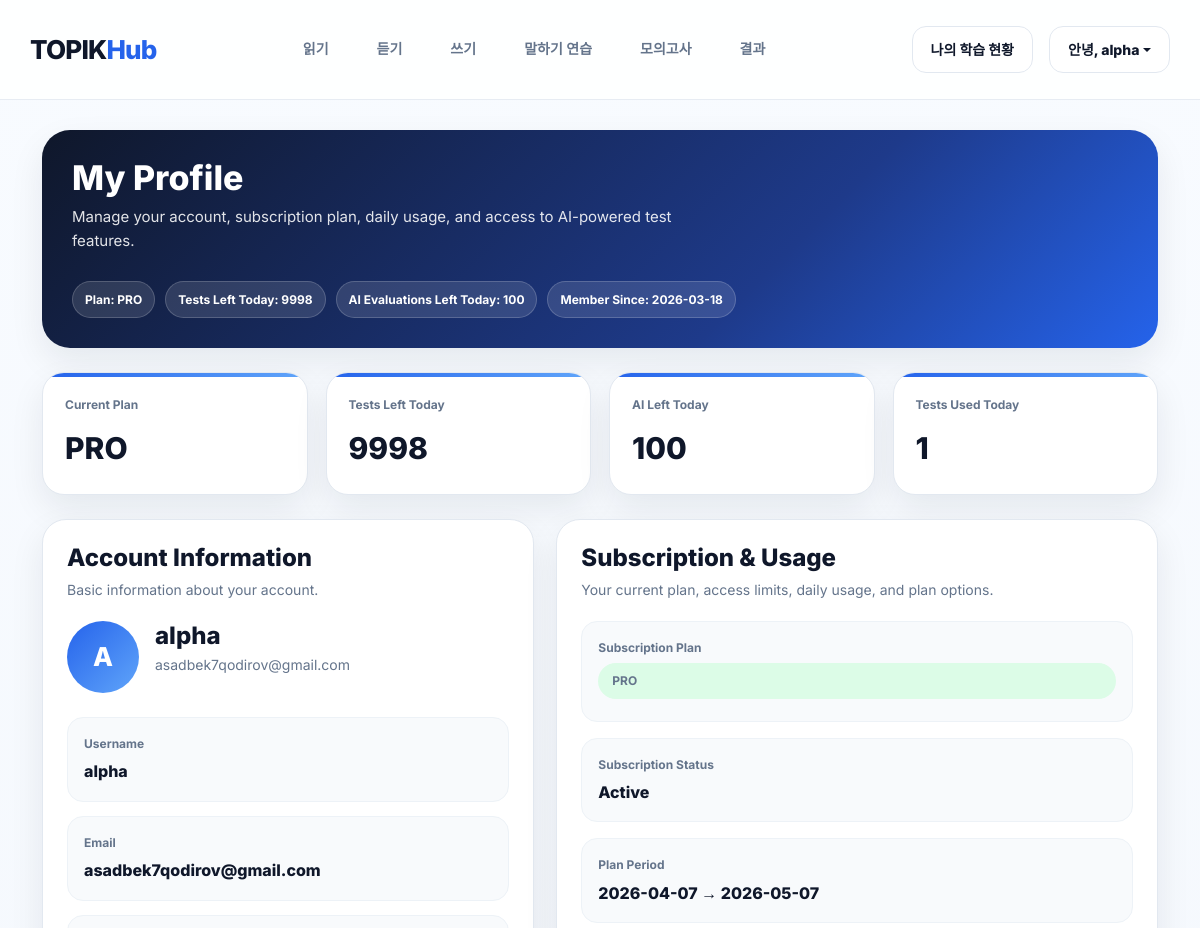
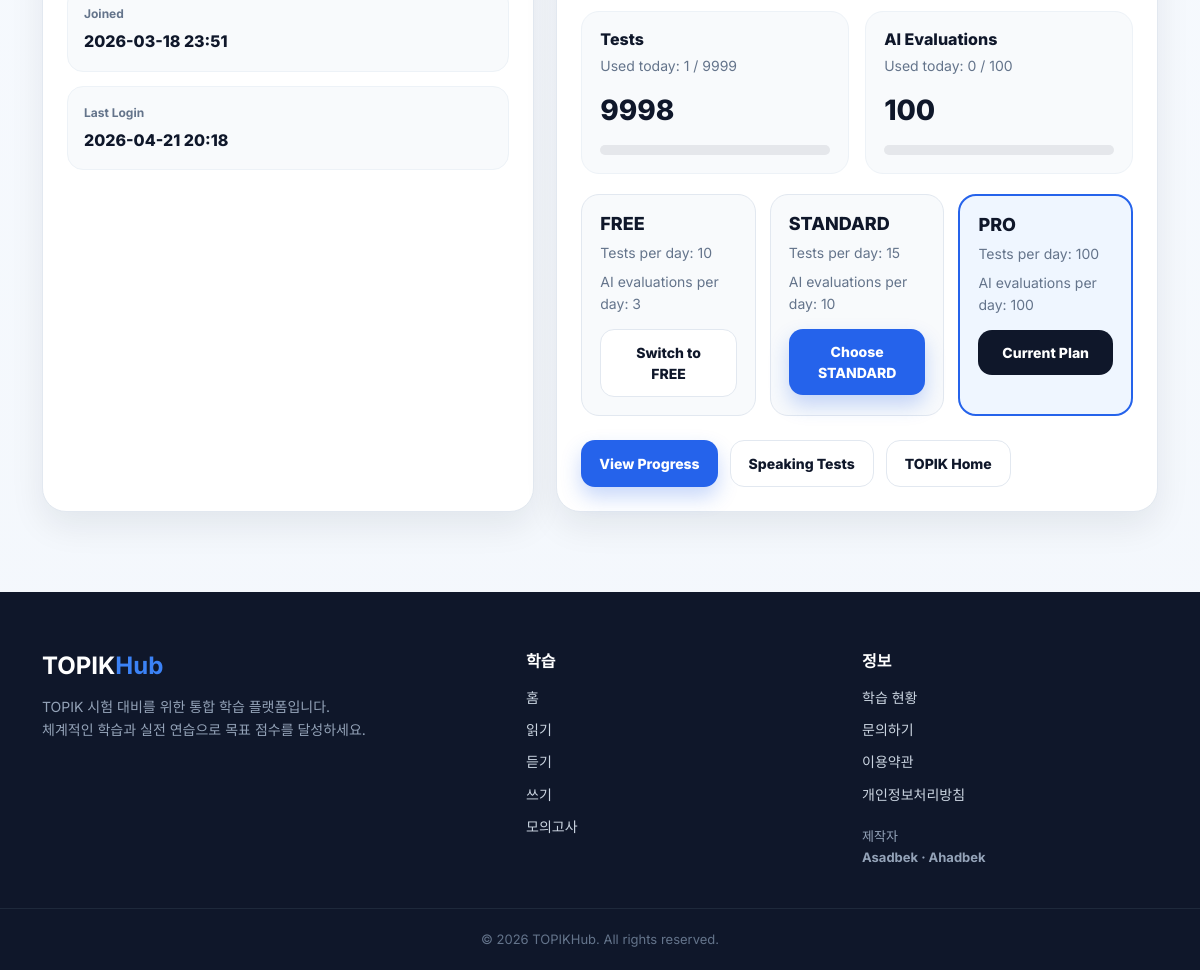
Screenshot of /auth/profile/ (signed in) with the database file from the repository (2 pictures, top to bottom).
### accounts/models.py (models this page shows, shortened)
class Subscription(models.Model):
    PLAN_CHOICES = [
        ("FREE", "Free"),
        ("STANDARD", "Standard"),
        ("PRO", "Pro"),
    ]
    user = models.OneToOneField(User, on_delete=models.CASCADE)
    plan = models.CharField(max_length=20, choices=PLAN_CHOICES, default="FREE")
    start_date = models.DateTimeField(null=True, blank=True)
    end_date = models.DateTimeField(null=True, blank=True)
    is_active = models.BooleanField(default=True)
    ai_used = models.IntegerField(default=0)
    tests_used = models.IntegerField(default=0)
    last_reset = models.DateTimeField(auto_now_add=True)
    stripe_subscription_id = models.CharField(max_length=255, null=True, blank=True)
    def is_expired(self):
        if self.plan == "FREE":
            return False
        return self.end_date and timezone.now() > self.end_date
    def reset_monthly_usage(self):
        from datetime import timedelta
        if timezone.now() - self.last_reset >= timedelta(days=30):
            self.ai_used = 0
            self.tests_used = 0
            self.last_reset = timezone.now()
            self.save()
    def get_limits(self):
        return {
            "FREE": {"ai": 0, "tests": 50},
            "STANDARD": {"ai": 15, "tests": 50},
            "PRO": {"ai": 100, "tests": 9999},
        }.get(self.plan, {"ai": 0, "tests": 0})

### accounts/views.py (the view)
# urls.py: path("profile/", views.profile_view, name="profile"),
@login_required
def profile_view(request):
    subscription = prepare_subscription(request.user)
    limits = subscription.get_limits()
    test_limit = limits["tests"]
    ai_limit = limits["ai"]
    remaining_tests = max(0, test_limit - subscription.tests_used)
    remaining_ai = max(0, ai_limit - subscription.ai_used)
    tests_progress_percent = 0
    ai_progress_percent = 0
    if test_limit > 0:
        tests_progress_percent = min(100, round((subscription.tests_used / test_limit) * 100))
    if ai_limit > 0:
        ai_progress_percent = min(100, round((subscription.ai_used / ai_limit) * 100))
    context = {
        "subscription": subscription,
        "test_limit": test_limit,
        "ai_limit": ai_limit,
        "remaining_tests": remaining_tests,
        "remaining_ai": remaining_ai,
        "tests_progress_percent": tests_progress_percent,
        "ai_progress_percent": ai_progress_percent,
    }
    return render(request, "accounts/profile.html", context)

### templates/accounts/profile.html (shortened to what this page needs)
{% extends 'topik/topik.html' %}
{% load static%}
{% block main %}
<!DOCTYPE html>
<html lang="en">
<head>
</head>
<body>
<div class="container">
    <section class="hero">
        <h1>My Profile</h1>
        <p>Manage your account, subscription plan, daily usage, and access to AI-powered test features.</p>
        <div class="hero-meta">
            <span class="pill">Plan: {{ subscription.plan }}</span>
            <span class="pill">Tests Left Today: {{ remaining_tests }}</span>
            <span class="pill">AI Evaluations Left Today: {{ remaining_ai }}</span>
            <span class="pill">Member Since: {{ user.date_joined|date:"Y-m-d" }}</span>
        </div>
    </section>
    <section class="summary-grid">
        <div class="summary-card">
            <span>Current Plan</span>
            <strong>{{ subscription.plan }}</strong>
        </div>
        <div class="summary-card">
            <span>Tests Left Today</span>
            <strong>{{ remaining_tests }}</strong>
        </div>
        <div class="summary-card">
            <span>AI Left Today</span>
            <strong>{{ remaining_ai }}</strong>
        </div>
        <div class="summary-card">
            <span>Tests Used Today</span>
            <strong>{{ subscription.tests_used }}</strong>
        </div>
    </section>
    <div class="layout">
        <section class="card">
            <h2 class="section-title">Account Information</h2>
            <p class="section-subtitle">Basic information about your account.</p>
            <div class="profile-box">
                <div class="avatar">
                    {{ user.username|slice:":1"|upper }}
                </div>
                <div class="profile-info">
                    <h2>{{ user.username }}</h2>
                    <p>{{ user.email|default:"No email added" }}</p>
                </div>
            </div>
            <div class="info-list">
                <div class="info-item">
                    <span>Username</span>
                    <strong>{{ user.username }}</strong>
                </div>
                <div class="info-item">
                    <span>Email</span>
                    <strong>{{ user.email|default:"No email added" }}</strong>
                </div>
                <div class="info-item">
                    <span>Joined</span>
                    <strong>{{ user.date_joined|date:"Y-m-d H:i" }}</strong>
                </div>
                <div class="info-item">
                    <span>Last Login</span>
                    <strong>{{ user.last_login|date:"Y-m-d H:i"|default:"No login data" }}</strong>
                </div>
            </div>
        </section>
        <section class="card">
            <h2 class="section-title">Subscription & Usage</h2>
            <p class="section-subtitle">Your current plan, access limits, daily usage, and plan options.</p>
            <div class="info-item" style="margin-bottom:16px;">
                <span>Subscription Plan</span>
                <strong>
                    <span class="plan-badge plan-{{ subscription.plan|lower }}">
                        {{ subscription.plan }}
                    </span>
                </strong>
            </div>
            <div class="info-item" style="margin-bottom:16px;">
                <span>Subscription Status</span>
                <strong>
                    {% if subscription.is_active %}
                        Active
                    {% else %}
                        Inactive
                    {% endif %}
                </strong>
            </div>
            <div class="info-item" style="margin-bottom:16px;">
                <span>Plan Period</span>
                <strong>
                    {% if subscription.start_date %}{{ subscription.start_date|date:"Y-m-d" }}{% else %}-{% endif %}
                    →
                    {% if subscription.end_date %}{{ subscription.end_date|date:"Y-m-d" }}{% else %}-{% endif %}
                </strong>
            </div>
            <div class="usage-grid">
                <div class="usage-card">
                    <h3>Tests</h3>
                    <p>Used today: {{ subscription.tests_used }} / {{ test_limit }}</p>
                    <div class="usage-number">{{ remaining_tests }}</div>
                    <div class="progress-wrap">
                        <div class="progress-bar">
                        </div>
                    </div>
                </div>
                <div class="usage-card">
                    <h3>AI Evaluations</h3>
                    <p>Used today: {{ subscription.ai_used }} / {{ ai_limit }}</p>
                    <div class="usage-number">{{ remaining_ai }}</div>
                    <div class="progress-wrap">
                        <div class="progress-bar">
                        </div>
                    </div>
                </div>
            </div>
            <div class="plan-grid">
                <div class="plan-card {% if subscription.plan == 'FREE' %}current{% endif %}">
                    <h4>FREE</h4>
                    <p>Tests per day: 10</p>
                    <p>AI evaluations per day: 3</p>
                    <div class="plan-form">
                        <form method="post" action="{% url 'accounts:update_plan' %}">
                            {% if subscription.plan == "FREE" %}
                                <button type="submit" class="btn btn-dark btn-full">Current Plan</button>
                            {% else %}
                                <button type="submit" class="btn btn-outline btn-full">Switch to FREE</button>
                            {% endif %}
                        </form>
                    </div>
                </div>
                <div class="plan-card {% if subscription.plan == 'STANDARD' %}current{% endif %}">
                    <h4>STANDARD</h4>
                    <p>Tests per day: 15</p>
                    <p>AI evaluations per day: 10</p>
                    <div class="plan-form">
                        <form method="post" action="{% url 'accounts:update_plan' %}">
                            {% if subscription.plan == "STANDARD" %}
                                <button type="submit" class="btn btn-dark btn-full">Current Plan</button>
                            {% else %}
                                <button type="submit" class="btn btn-primary btn-full">Choose STANDARD</button>
                            {% endif %}
                        </form>
                    </div>
                </div>
                <div class="plan-card {% if subscription.plan == 'PRO' %}current{% endif %}">
                    <h4>PRO</h4>
                    <p>Tests per day: 100</p>
                    <p>AI evaluations per day: 100</p>
                    <div class="plan-form">
                        <form method="post" action="{% url 'accounts:update_plan' %}">
                            {% if subscription.plan == "PRO" %}
                                <button type="submit" class="btn btn-dark btn-full">Current Plan</button>
                            {% else %}
                                <button type="submit" class="btn btn-primary btn-full">Choose PRO</button>
                            {% endif %}
                        </form>
                    </div>
                </div>
            </div>
            <div class="quick-links">
                <a href="{% url 'topik:topik_progress' %}" class="btn btn-primary">View Progress</a>
                <a href="{% url 'topik:speaking_test_list' %}" class="btn btn-outline">Speaking Tests</a>
                <a href="{% url 'topik:topik_home' %}" class="btn btn-outline">TOPIK Home</a>
            </div>
        </section>
    </div>
</div>
</body>
</html>
{% endblock main %}

### templates/topik/topik.html (shortened to what this page needs)
{% load static %}
<!DOCTYPE html>
<html lang="en">
<head>
    <link href="https://cdn.jsdelivr.net/npm/bootstrap@5.3.3/dist/css/bootstrap.min.css" rel="stylesheet">
    <link href="{% static 'topic/css/main.css' %}" rel="stylesheet">
</head>
<body>
    {% include 'topik/navbar.html' %}
    {% block main %}
    {% endblock main %}
    {% include 'topik/footer.html' %}
</body>
</html>

### templates/topik/navbar.html (shortened to what this page needs)
<header class="navbar">
    <div class="container nav-inner d-flex justify-content-between align-items-center">
        <a href="{% url 'topik:topik_home' %}" class="logo">
            TOPIK<span>Hub</span>
        </a>
        <nav class="nav-links d-flex gap-3">
            <a href="{% url 'topik:topik_reading_list' %}">읽기</a>
            <a href="{% url 'topik:topik_listening_list' %}">듣기</a>
            <a href="{% url 'topik:topik_writing_list' %}">쓰기</a>
            <a href="{% url 'topik:speaking_test_list' %}">말하기 연습</a>
            <a href="{% url 'topik:topik_mock_list' %}">모의고사</a>
            <a href="{% url 'topik:topik_progress' %}">결과</a>
        </nav>
        <div class="nav-actions d-flex align-items-center gap-3">
            <a href="{% url 'topik:topik_progress' %}" class="btn btn-outline">
                나의 학습 현황
            </a>
            <div class="dropdown">
                <button
                    class="btn btn-outline dropdown-toggle user-badge"
                    type="button"
                    data-bs-toggle="dropdown"
                    aria-expanded="false"
                >
                    {% if request.user.is_authenticated %}
                        안녕, {{ request.user.username }}
                    {% else %}
                        게스트
                    {% endif %}
                </button>
            </div>
        </div>
    </div>
</header>

### templates/topik/footer.html
<footer class="footer">
    <div class="container footer-inner">
        <div class="footer-col">
            <h3 class="footer-logo">TOPIK<span>Hub</span></h3>
            <p class="footer-desc">
                TOPIK 시험 대비를 위한 통합 학습 플랫폼입니다.<br>
                체계적인 학습과 실전 연습으로 목표 점수를 달성하세요.
            </p>
        </div>
        <div class="footer-col">
            <h4 class="footer-title">학습</h4>
            <div class="footer-links">
                <a href="{% url 'topik:topik_home' %}">홈</a>
                <a href="{% url 'topik:topik_reading_list' %}">읽기</a>
                <a href="{% url 'topik:topik_listening_list' %}">듣기</a>
                <a href="{% url 'topik:topik_writing_list' %}">쓰기</a>
                <a href="{% url 'topik:topik_mock_list' %}">모의고사</a>
            </div>
        </div>
        <div class="footer-col">
            <h4 class="footer-title">정보</h4>
            <div class="footer-links">
                <a href="{% url 'topik:topik_progress' %}">학습 현황</a>
                <a href="#">문의하기</a>
                <a href="#">이용약관</a>
                <a href="#">개인정보처리방침</a>
            </div>
            <div class="footer-meta">
                <span>제작자</span><br>
                <strong>Asadbek · Ahadbek</strong>
            </div>
        </div>
    </div>
           <div class="footer-bottom">
        © 2026 TOPIKHub. All rights reserved.
    </div>
</footer>

### rows the page displays
Subscription: plan "PRO", tests_used "1", start_date "2026-04-07", end_date "2026-05-07", ai_used "0"

### other values shown
{{ request.user.username }} "alpha"
{{ remaining_tests }} "9998"
{{ remaining_ai }} "100"
{{ user.date_joined|date:"Y-m-d" }} "2026-03-18"
{{ user.username|slice:":1"|upper }} "A"
{{ user.username }} "alpha"
{{ user.email|default:"No email added" }} "asadbek7qodirov@gmail.com"
{{ user.date_joined|date:"Y-m-d H:i" }} "2026-03-18 23:51"
{{ user.last_login|date:"Y-m-d H:i"|default:"No login data" }} "2026-04-21 20:18"
{{ test_limit }} "9999"
{{ ai_limit }} "100"
